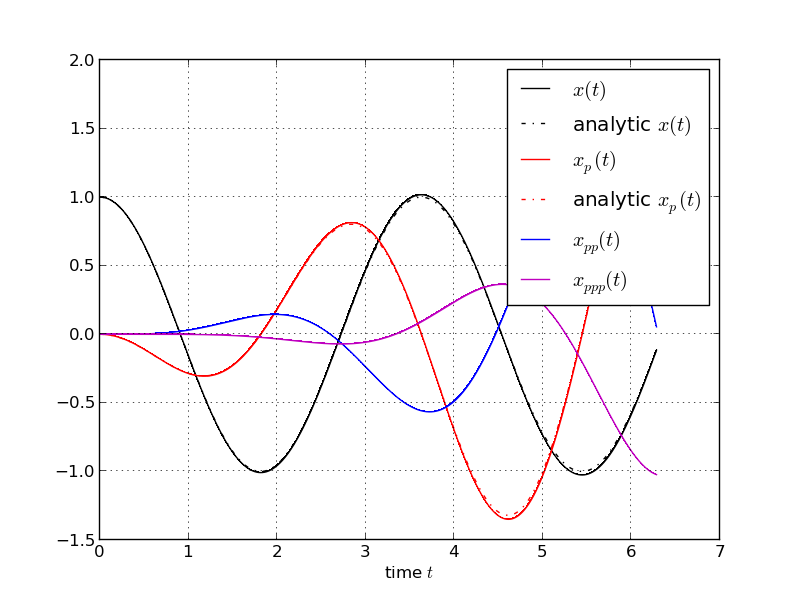

The script that saved this image:
import numpy; from numpy import sin,cos; from algopy import UTPM, zeros
D,P = 4,1
x = UTPM(numpy.zeros((D,P,2)))
x.data[0,:,0] = 1
p = UTPM(numpy.zeros((D,P)))
p.data[0,:] = 3; p.data[1,:] = 1

def f(x):
    retval = x.zeros_like()
    retval[0] = x[1]
    retval[1] = -p* x[0]
    return retval

# compute AD solution
ts = numpy.linspace(0,2*numpy.pi,2000)
x_list = [x.data.copy() ]
for nts in range(ts.size-1):
    h = ts[nts+1] - ts[nts]
    x = x + h * f(x)
    x_list.append(x.data.copy())

# analytical solution
def x_analytical(t,p):
    return numpy.cos(numpy.sqrt(p)*t)
    
def x_p_analytical(t,p):
    return -0.5*numpy.sin(numpy.sqrt(p)*t)*p**(-0.5)*t

xs = numpy.array(x_list)
print xs.shape
import matplotlib.pyplot as pyplot; import os
pyplot.plot(ts, xs[:,0,0,0], ',k-', label = r'$x(t)$')
pyplot.plot(ts, x_analytical(ts,p.data[0,0]), 'k-.', label = r'analytic $x(t)$')
pyplot.plot(ts, xs[:,1,0,0], ',r-', label = r'$x_p(t)$')
pyplot.plot(ts, x_p_analytical(ts,p.data[0,0]), 'r-.', label = r'analytic $x_p(t)$')
pyplot.plot(ts, xs[:,2,0,0], ',b-', label = r'$x_{pp}(t)$')
pyplot.plot(ts, xs[:,3,0,0], ',m-', label = r'$x_{ppp}(t)$')



pyplot.xlabel('time $t$')
pyplot.legend(loc='best')
pyplot.grid()
pyplot.savefig(os.path.join(os.path.dirname(os.path.realpath(__file__)),'explicit_euler.png'))
# pyplot.show()
    
